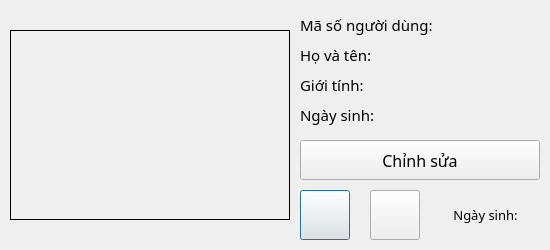
<?xml version="1.0" encoding="UTF-8"?>
<ui version="4.0">
 <class>Dialog</class>
 <widget class="QDialog" name="Dialog">
  <property name="geometry">
   <rect>
    <x>0</x>
    <y>0</y>
    <width>550</width>
    <height>250</height>
   </rect>
  </property>
  <property name="windowTitle">
   <string>Dialog</string>
  </property>
  <widget class="QPushButton" name="preButton">
   <property name="geometry">
    <rect>
     <x>300</x>
     <y>190</y>
     <width>50</width>
     <height>50</height>
    </rect>
   </property>
   <property name="text">
    <string/>
   </property>
  </widget>
  <widget class="QPushButton" name="nextButton">
   <property name="geometry">
    <rect>
     <x>370</x>
     <y>190</y>
     <width>50</width>
     <height>50</height>
    </rect>
   </property>
   <property name="text">
    <string/>
   </property>
  </widget>
  <widget class="QLabel" name="image">
   <property name="geometry">
    <rect>
     <x>10</x>
     <y>30</y>
     <width>280</width>
     <height>190</height>
    </rect>
   </property>
   <property name="frameShape">
    <enum>QFrame::Box</enum>
   </property>
   <property name="text">
    <string/>
   </property>
  </widget>
  <widget class="QLabel" name="id">
   <property name="geometry">
    <rect>
     <x>300</x>
     <y>10</y>
     <width>240</width>
     <height>30</height>
    </rect>
   </property>
   <property name="font">
    <font>
     <family>Quicksand Medium</family>
     <pointsize>11</pointsize>
    </font>
   </property>
   <property name="text">
    <string>Mã số người dùng:</string>
   </property>
  </widget>
  <widget class="QLabel" name="name">
   <property name="geometry">
    <rect>
     <x>300</x>
     <y>40</y>
     <width>240</width>
     <height>30</height>
    </rect>
   </property>
   <property name="font">
    <font>
     <family>Quicksand Medium</family>
     <pointsize>11</pointsize>
    </font>
   </property>
   <property name="text">
    <string>Họ và tên:</string>
   </property>
  </widget>
  <widget class="QLabel" name="sex">
   <property name="geometry">
    <rect>
     <x>300</x>
     <y>70</y>
     <width>240</width>
     <height>30</height>
    </rect>
   </property>
   <property name="font">
    <font>
     <family>Quicksand Medium</family>
     <pointsize>11</pointsize>
    </font>
   </property>
   <property name="text">
    <string>Giới tính:</string>
   </property>
  </widget>
  <widget class="QLabel" name="dob">
   <property name="geometry">
    <rect>
     <x>300</x>
     <y>100</y>
     <width>240</width>
     <height>30</height>
    </rect>
   </property>
   <property name="font">
    <font>
     <family>Quicksand Medium</family>
     <pointsize>11</pointsize>
    </font>
   </property>
   <property name="text">
    <string>Ngày sinh:</string>
   </property>
  </widget>
  <widget class="QPushButton" name="editUserButton">
   <property name="geometry">
    <rect>
     <x>300</x>
     <y>140</y>
     <width>240</width>
     <height>40</height>
    </rect>
   </property>
   <property name="font">
    <font>
     <family>Quicksand Medium</family>
     <pointsize>12</pointsize>
    </font>
   </property>
   <property name="text">
    <string>Chỉnh sửa</string>
   </property>
  </widget>
  <widget class="QLabel" name="num">
   <property name="geometry">
    <rect>
     <x>430</x>
     <y>200</y>
     <width>111</width>
     <height>30</height>
    </rect>
   </property>
   <property name="font">
    <font>
     <family>Quicksand</family>
     <pointsize>10</pointsize>
    </font>
   </property>
   <property name="text">
    <string>Ngày sinh:</string>
   </property>
   <property name="alignment">
    <set>Qt::AlignCenter</set>
   </property>
  </widget>
 </widget>
 <resources/>
 <connections/>
</ui>
